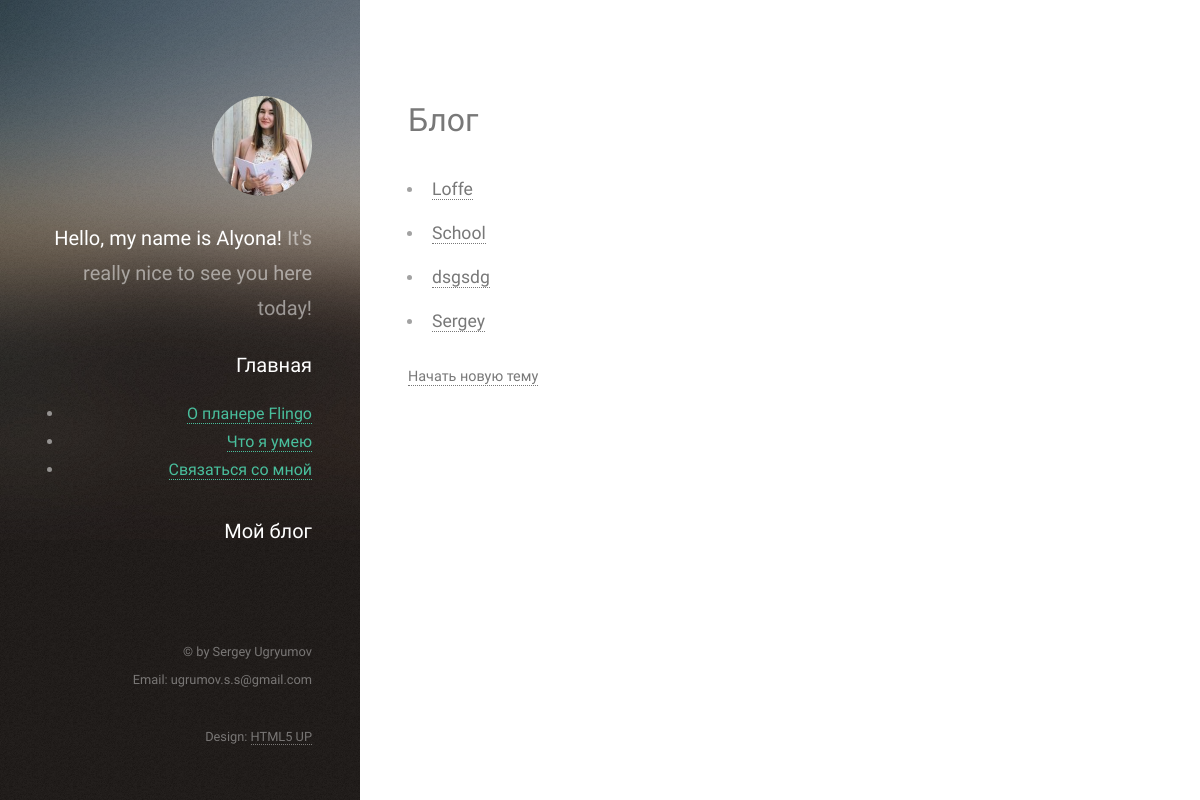
Before: /topics with the older database file.
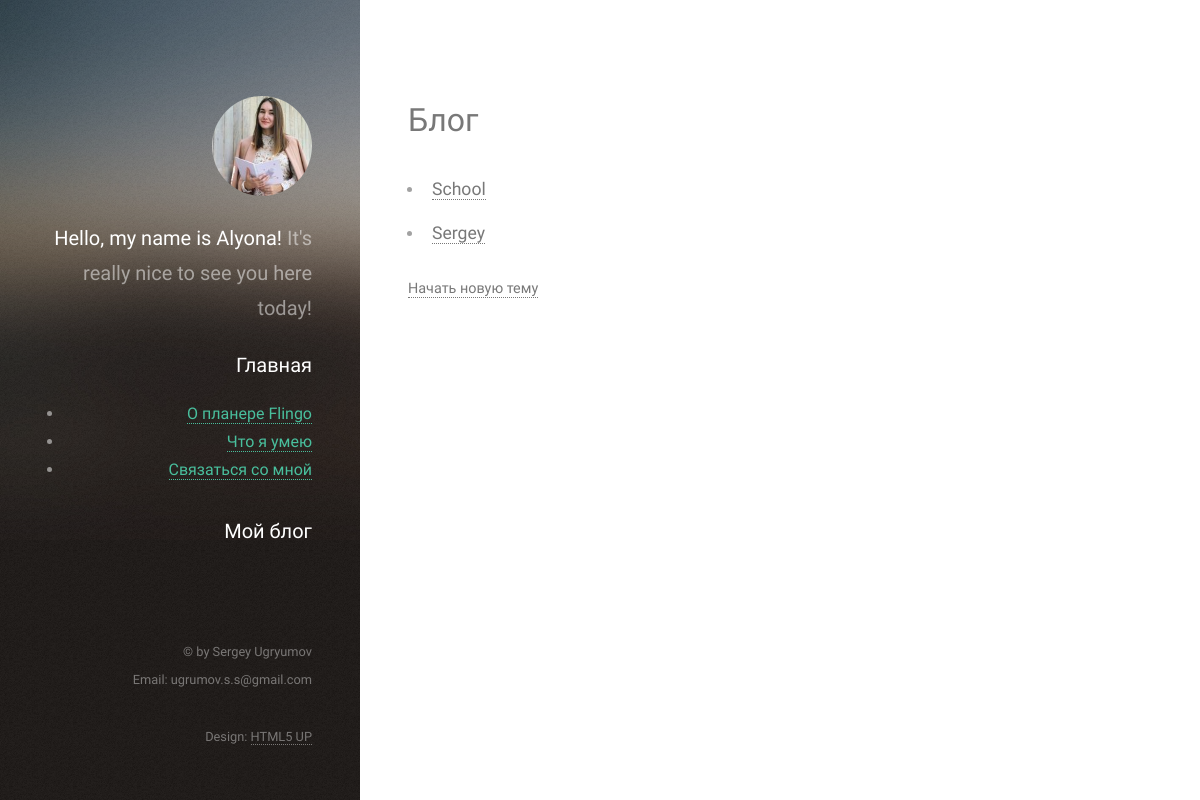
After: the same page with the newer database file.
### planner/models.py (models this page shows)
class Topic(models.Model):
    text = models.CharField(max_length=200)
    date_added = models.DateTimeField(auto_now_add=True)
    owner = models.ForeignKey(User, on_delete=models.CASCADE)
    def __str__(self):
        return self.text

### planner/views.py (the view)
# urls.py: path('topics', views.topics, name='topics'),
def topics(request):
    topics = Topic.objects.order_by('date_added')
    context = {'topics': topics}
    return render(request, 'planner/topics.html', context)

### planner/templates/planner/topics.html
{% extends "planner/base.html" %}
{% load static %}
{% block content %}
<div id="main">
    <header class="major">
        <h2>Блог</h2>
    </header>
    <ul>
        {% for topic in topics %}
        <li><h4><a href="{% url 'planner:topic' topic.id %}">{{ topic }}</h4></li>
        {% empty %}
        <li>No topics have been added yet.</li>
        {% endfor %}
    </ul>
        <h5><a href="{% url 'planner:new_topic' %}">Начать новую тему</a></h5>
{% endblock content %}

Changed rows visible on the page:
removed Topic: text "Loffe"
removed Topic: text "dsgsdg"
